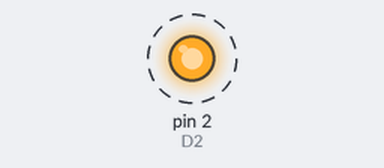
The sketch below on a simulated Arduino Nano, built with avr-gcc and run on an emulated ATmega328P. Shown: output pins drawn as LEDs (lit = HIGH). Dashed ring = blinking.

Above: at 0.2 s.
Timing chart, 0 to 3.0 s (numbered marks = the images above):
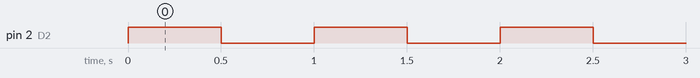

Measured:
- by itself, pin 2 (D2): alternates HIGH for 0.50 s and LOW for 0.50 s

The sketch:

mydigitalWrite.ino
```cpp
/* Register Level Programming (mydigitalWrite Function) */
/* So normal mydigitalWrite() expects 2 args pin number and level (high or low)
*  Since we already created mypinMode function i think it will exactly the same ohh yess it will be XD lol
*  Coz all the steps will be same
*  Based on Pin number -> get Port -> get relative bit index -> Based on the level either set or clear the that bit of the register
*/

#include "myfunctions.h"

void setup() {
  // put your setup code here, to run once:
  mypinMode(2, output);

}

void loop() {
  // put your main code here, to run repeatedly:
  mydigitalWrite(2, high);
  delay(500);
  mydigitalWrite(2, low);
  delay(500);

}
```

myfunctions.c
```cpp
/************************************************************
 * File      : myfunctions.h
 * Purpose   : Adding mydigitalWrite() and mydigitalRead()
 * Author    : Jitterbytes | Sarvesh
 * Date      : 17.09.25
 ************************************************************/
#include "myfunctions.h"
#include <stdint.h>

int mydigitalRead(int pin)
{
  int bit_index = 0;
  volatile uint8_t* pin_ptr;

  if(pin <= 7){
    bit_index = pin;
    pin_ptr = (volatile uint8_t*)0x29;
  }
  else if(pin > 7 && pin <= 13){
    bit_index = pin - 8;
    pin_ptr = (volatile uint8_t*)0x23;
  }
  else if(pin > 13 && pin <= 19){
    bit_index = pin - 14;
    pin_ptr = (volatile uint8_t*)0x26;
  }

  // Now here we are reading the bit of the register -> simply return the value at that bit
  if((*pin_ptr)&(1 << bit_index))
    return 1;
  else
    return 0;
}

void mydigitalWrite(int pin, int level)
{
 int bit_index = 0;
 volatile uint8_t* port_ptr;

  if(pin <= 7){
    bit_index = pin;
    port_ptr = (volatile uint8_t*)0x2B;
  }
  else if(pin > 7 && pin <= 13){
    bit_index = pin - 8;
    port_ptr = (volatile uint8_t*)0x25;
  }
  else if(pin > 13 && pin <= 19){
    bit_index = pin - 14;
    port_ptr = (volatile uint8_t*)0x28;
  }

  // Based on level, high -> set and low -> clear
  if(level == high)
    *port_ptr |= (1 << bit_index);
  else
    *port_ptr &= ~(1 << bit_index);
}

void mypinMode(int pin, int mode)
{
  int bit_index = 0;
  volatile uint8_t* ddr_ptr;

  // Based on the Pin Number -> Got Port -> set the ddr_ptr to correct address  -> Calculated relative bit index
  if(pin <= 7){
    bit_index = pin;
    ddr_ptr = (volatile uint8_t*)0x2A;
  }
  else if(pin > 7 && pin <= 13){
    bit_index = pin - 8;
    ddr_ptr = (volatile uint8_t*)0x24;
  }
  else if(pin > 13 && pin <= 19){
    bit_index = pin - 14;
    ddr_ptr = (volatile uint8_t*)0x27;
  }

  // Based on the mode -> Either Set or Clear the bit
  if(mode == input)
    *ddr_ptr &= ~(1 << bit_index);
  else
    *ddr_ptr |= (1 << bit_index);

}
```

myfunctions.h
```cpp
/************************************************************
 * Project   : My Arduino Nano Functions
 * File      : myfunctions.h
 * Author    : Jitterbytes | Sarvesh
 * Date      : 17.09.25
 *
 * Description:
 *   This is the MAIN HEADER FILE for my custom implementations
 *   of Arduino-like functions for Nano.
 *   As I continue -> new functions will be added here
 *   and older ones may be improved.
 *
 * Note:
 *   Always refer to the DATE above to ensure you are using
 *   the latest version of this header file.
 ************************************************************/

#pragma once // using this instead of the traditional header guards

#ifdef __cplusplus
extern "C" {
#endif

/*Pin Definition*/
#define D1 1
#define D2 2
#define D3 3
#define D4 4
#define D5 5
#define D6 6
#define D7 7
#define D8 8
#define D9 9
#define D10 10
#define D11 11
#define D12 12
#define D13 13
#define A0 14
#define A1 15
#define A2 16
#define A3 17
#define A4 18
#define A5 19
#define A6 20
#define A7 21

/*Macros Definition*/
#define input 0
#define output 1

#define high 22
#define low 23

void mypinMode(int pin, int mode);
void mydigitalWrite(int pin, int level);
int mydigitalRead(int pin);


#ifdef __cplusplus
}
#endif
```
